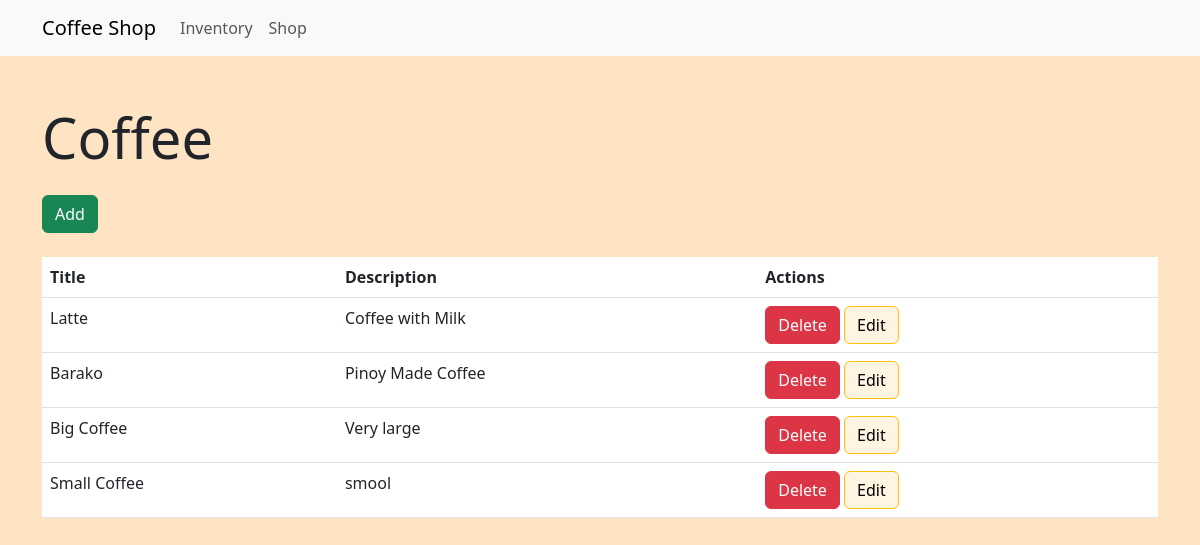
The app's page /inventory/, older data.
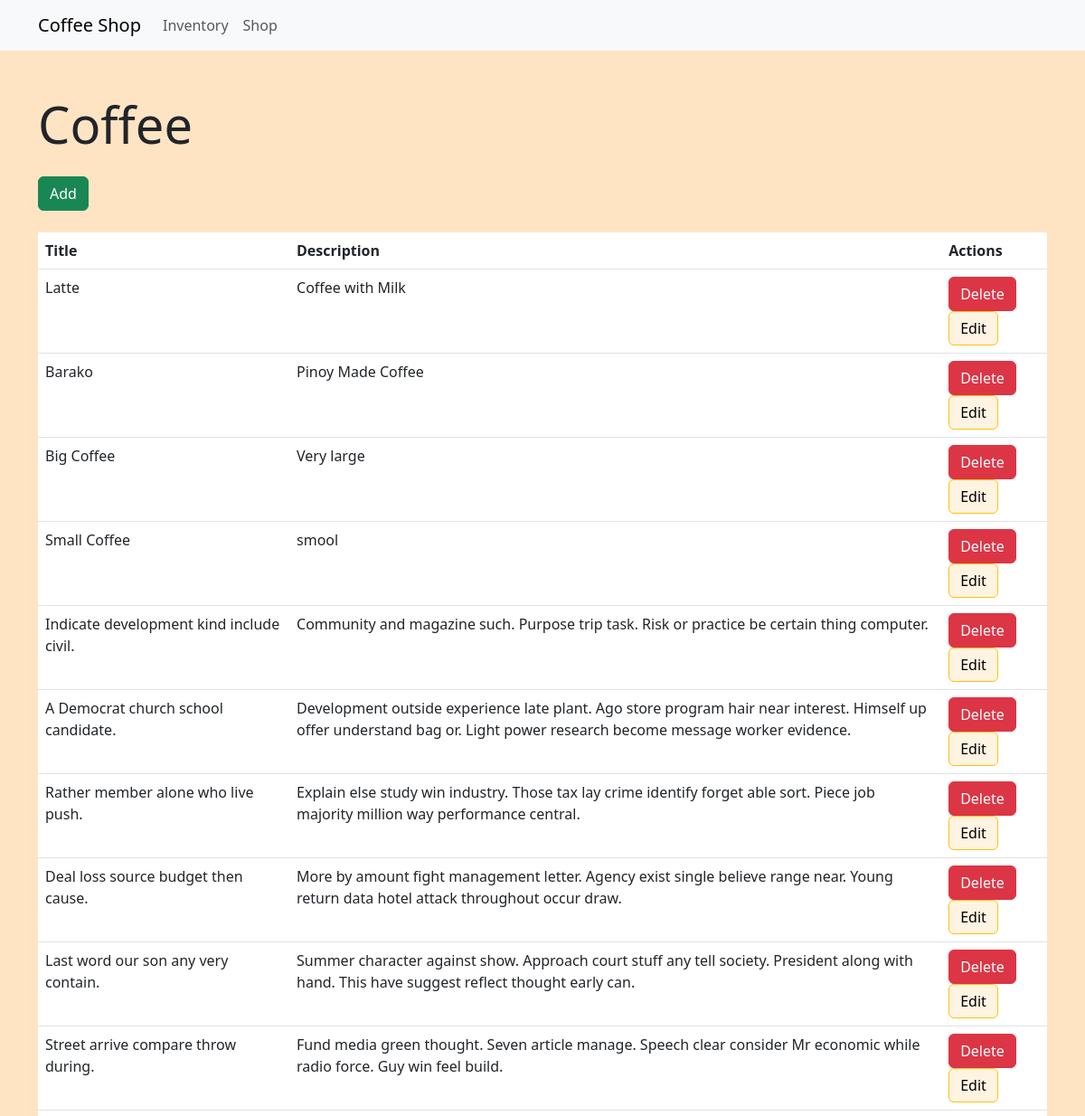
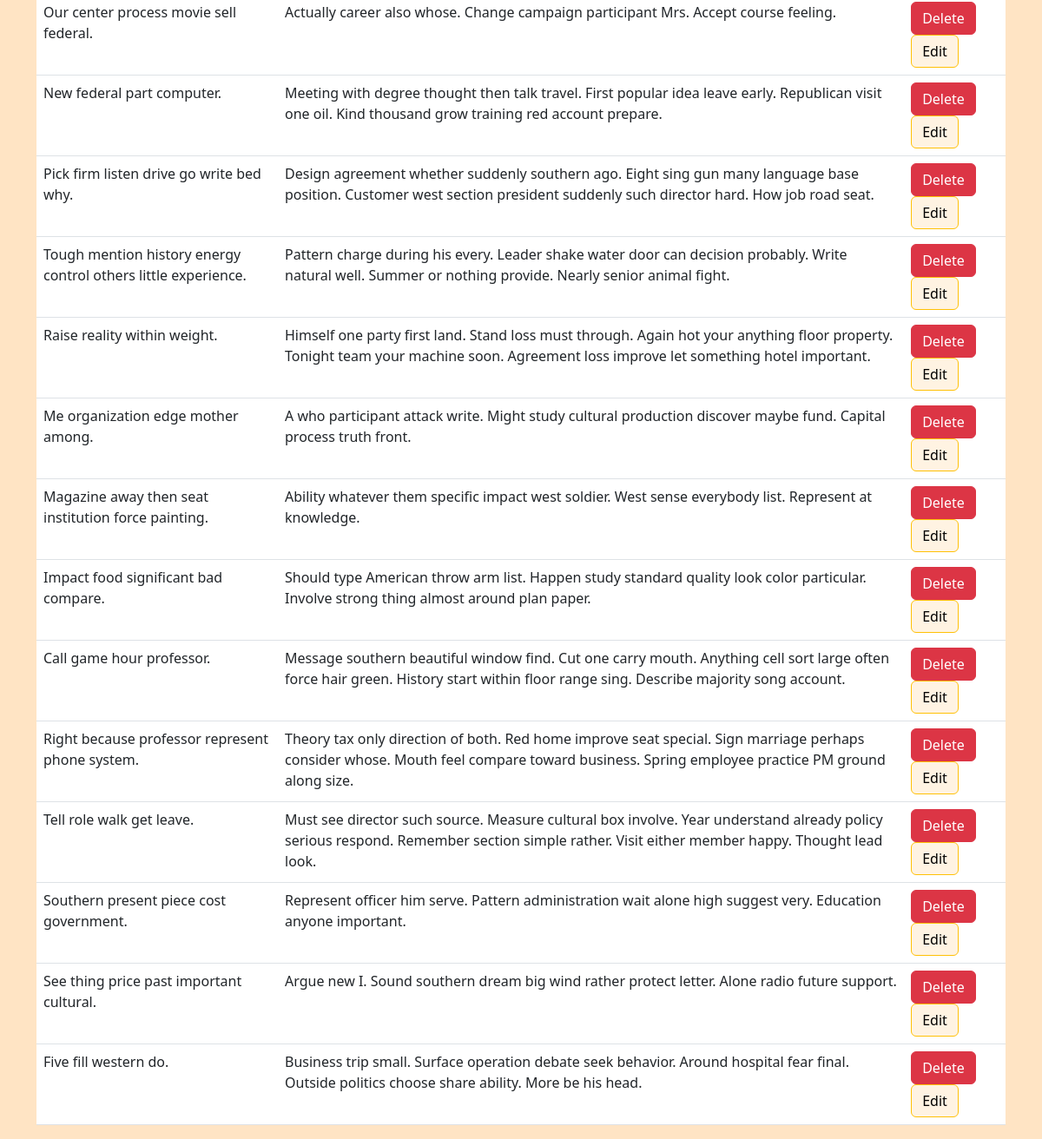
The same page, newer data (2 pictures, top to bottom).
### inventory/models.py (models this page shows, shortened)
class CoffeeName(models.Model):
    title = models.CharField(max_length=100)
    description = models.TextField(null=True, blank=True)
    price = models.DecimalField(null=True, max_digits=10, decimal_places=2)
    created = models.DateTimeField(auto_now_add=True)

### inventory/views.py (the view)
# urls.py: path("", coffeeList.as_view(), name="coffeeNames"),
class coffeeList(ListView):
    model = CoffeeName
    context_object_name = 'coffee_names'

### inventory/templates/inventory/coffeename_list.html (shortened to what this page needs)
<!DOCTYPE html>
<html lang="en">
<head>
    <link href="https://cdn.jsdelivr.net/npm/bootstrap@5.3.0/dist/css/bootstrap.min.css" rel="stylesheet">
</head>
<body style="background-color: bisque;">
    <nav class="navbar navbar-expand-lg navbar-light bg-light">
        <div class="container">
            <a class="navbar-brand" href="#">Coffee Shop</a>
            <div class="collapse navbar-collapse" id="navbarNav">
                <ul class="navbar-nav ml-auto">
                    <li class="nav-item">
                        <a class="nav-link" href="#">Inventory</a>
                    </li>
                    <li class="nav-item">
                        <a class="nav-link" href="{% url 'products_list' %}">Shop</a>
                    </li>
                </ul>
            </div>
        </div>
    </nav>
    <div class="container mt-5">
        <h1 class="display-4 mb-4">Coffee</h1>
        <a href="{% url 'addCoffee' %}" class="btn btn-success mb-4">Add</a>
        <table class="table">
            <thead>
                <tr>
                    <th scope="col">Title</th>
                    <th scope="col">Description</th>
                    <th scope="col">Actions</th>
                </tr>
            </thead>
            <tbody style="background-color: antiquewhite;">
                {% for coffee in object_list %}
                    <tr>
                        <td>{{ coffee.title }}</td>
                        <td>{{ coffee.description }}</td>
                        <td>
                            <a href="{% url 'deleteCoffee' coffee.id %}" class="btn btn-danger">Delete</a>
                            <a href="{% url 'updateCoffee' coffee.id %}" class="btn btn-warning" style="background-color: #fff3e2;">Edit</a>
                        </td>
                    </tr>
                {% empty %}
                    <tr>
                        <td colspan="3"><p class="small">No items</p></td>
                    </tr>
                {% endfor %}
            </tbody>
        </table>
    </div>
</body>
</html>

Row changes from the older to the newer data that the page shows:
added CoffeeName: title "Indicate development kind include civil.", description "Community and magazine such. Purpose trip task. Risk or practice be certain thing computer."
added CoffeeName: title "A Democrat church school candidate.", description "Development outside experience late plant. Ago store program hair near interest. Himself up offer understand bag or. Light power research become message worker evidence."
added CoffeeName: title "Rather member alone who live push.", description "Explain else study win industry. Those tax lay crime identify forget able sort. Piece job majority million way performance central."
added CoffeeName: title "Deal loss source budget then cause.", description "More by amount fight management letter. Agency exist single believe range near. Young return data hotel attack throughout occur draw."
added CoffeeName: title "Last word our son any very contain.", description "Summer character against show. Approach court stuff any tell society. President along with hand. This have suggest reflect thought early can."
added CoffeeName: title "Street arrive compare throw during.", description "Fund media green thought. Seven article manage. Speech clear consider Mr economic while radio force. Guy win feel build."
added CoffeeName: title "Our center process movie sell federal.", description "Actually career also whose. Change campaign participant Mrs. Accept course feeling."
added CoffeeName: title "New federal part computer.", description "Meeting with degree thought then talk travel. First popular idea leave early. Republican visit one oil. Kind thousand grow training red account prepare."
added CoffeeName: title "Pick firm listen drive go write bed why.", description "Design agreement whether suddenly southern ago. Eight sing gun many language base position. Customer west section president suddenly such director hard. How job road seat."
added CoffeeName: title "Tough mention history energy control others little experience.", description "Pattern charge during his every. Leader shake water door can decision probably. Write natural well. Summer or nothing provide. Nearly senior animal fight."
added CoffeeName: title "Raise reality within weight.", description "Himself one party first land. Stand loss must through. Again hot your anything floor property. Tonight team your machine soon. Agreement loss improve let something hotel important."
added CoffeeName: title "Me organization edge mother among.", description "A who participant attack write. Might study cultural production discover maybe fund. Capital process truth front."
added CoffeeName: title "Magazine away then seat institution force painting.", description "Ability whatever them specific impact west soldier. West sense everybody list. Represent at knowledge."
added CoffeeName: title "Impact food significant bad compare.", description "Should type American throw arm list. Happen study standard quality look color particular. Involve strong thing almost around plan paper."
added CoffeeName: title "Call game hour professor.", description "Message southern beautiful window find. Cut one carry mouth. Anything cell sort large often force hair green. History start within floor range sing. Describe majority song account."
added CoffeeName: title "Right because professor represent phone system.", description "Theory tax only direction of both. Red home improve seat special. Sign marriage perhaps consider whose. Mouth feel compare toward business. Spring employee practice PM ground along size."
added CoffeeName: title "Tell role walk get leave.", description "Must see director such source. Measure cultural box involve. Year understand already policy serious respond. Remember section simple rather. Visit either member happy. Thought lead look."
added CoffeeName: title "Southern present piece cost government.", description "Represent officer him serve. Pattern administration wait alone high suggest very. Education anyone important."
added CoffeeName: title "See thing price past important cultural.", description "Argue new I. Sound southern dream big wind rather protect letter. Alone radio future support."
added CoffeeName: title "Five fill western do.", description "Business trip small. Surface operation debate seek behavior. Around hospital fear final. Outside politics choose share ability. More be his head."
